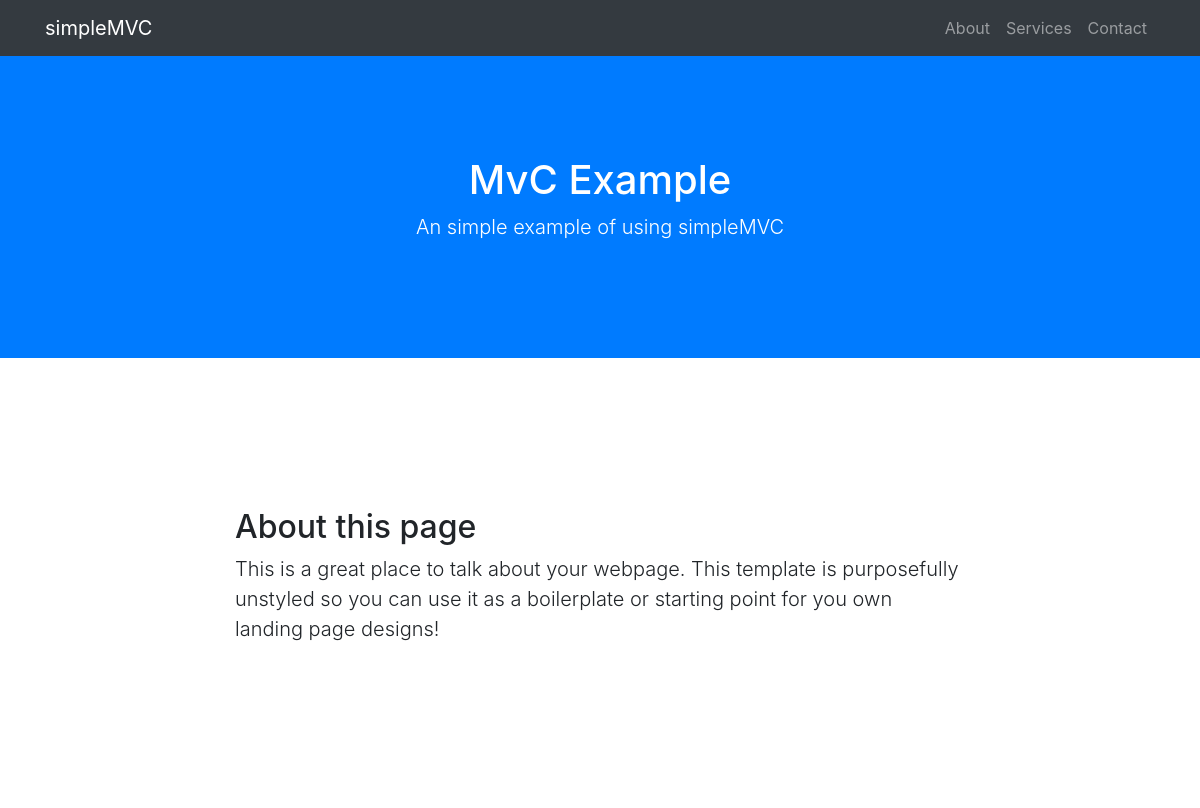
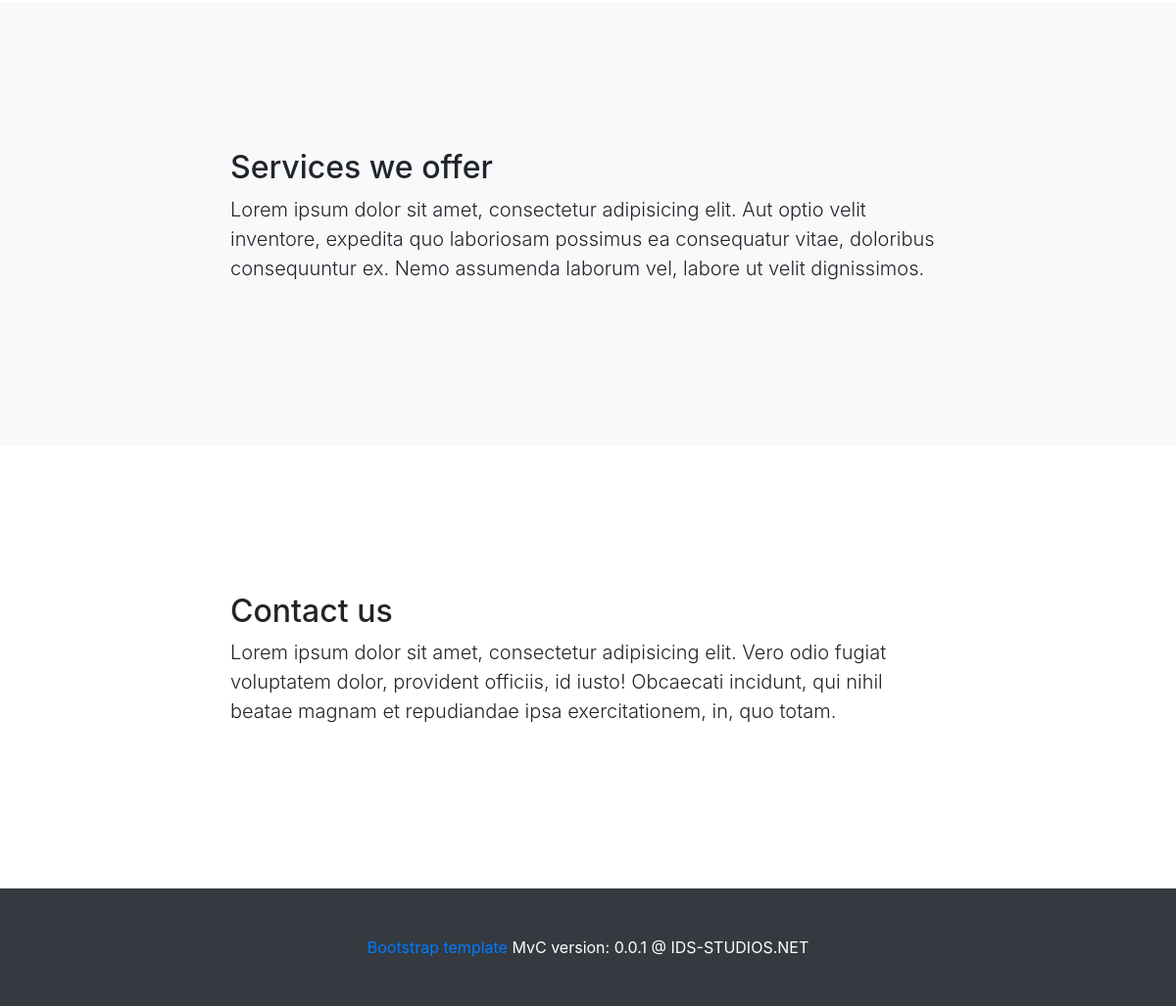
The page / on the database its author committed (2 pictures, top to bottom).
### tables this page shows
CREATE TABLE IF NOT EXISTS `sections` (
  `id` int(11) NOT NULL AUTO_INCREMENT,
  `section_name` varchar(255) NOT NULL DEFAULT '0',
  `section_title` varchar(255) NOT NULL DEFAULT '0',
  `section_text` text NOT NULL DEFAULT '0',
  PRIMARY KEY (`id`)
);

### app/controllers/Pages.php (called while the page is built, shortened)
<?php
class Pages extends Controller {
  public function __construct(){
    $this->pageModel = $this->setModel('Page');
  }
 public function default(){
   $data = [
    'title' => SITENAME,
    'indexInfo' => $this->pageModel->getIndex()
     ];
    $this->setView('pages/index',$data);
   }
}
 ?>

### app/libs/Core.lib.php (called while the page is built, shortened)
<?php
class Core{
   protected $method = 'default';
   public function __construct(){
   $req = $this->getReq();
    $this->controller = new $this->controller;
    $this->params = $req ? array_values($req): [];
    call_user_func_array([$this->controller,$this->method],$this->params);
 }
}
 ?>

### public/index.php (called while the page is built, shortened)
<?php
$core = new Core();
 ?>

### app/libs/Database.lib.php (called while the page is built, shortened)
<?php
class Database {
  private $dbhand;
  private $stmt;
  public function __construct() {
    $dsn = 'mysql:host='.DBHOST .';dbname='.DBNAME;
    $options = array(
      PDO::ATTR_PERSISTENT =>true,
      PDO::ATTR_ERRMODE =>PDO::ERRMODE_EXCEPTION,
      PDO::ATTR_PERSISTENT =>true
     );
     try {
       $this->dbhand = new PDO($dsn,DBUSER,DBPASS,$options);
     } catch (PDOException $e) {
       $this->error = $e->getMessage();
       echo 'Error in PDO database: <b> '.$this->error.'</b>';
     }
  }
  public function DBQuery($sql) {
   $this->stmt = $this->dbhand->prepare($sql);
  }
 public function DBExecute() {
   return $this->stmt->execute();
  }
  public function DBResultSet(){
     $this->DBExecute();
     return $this->stmt->fetchAll(PDO::FETCH_OBJ);
  }
}
 ?>

### app/models/Page.php (called while the page is built)
<?php
class Page  {
  private $dbhand;
  public function __construct(){
   $this->dbhand = new Database;
  }
  public function getIndex(){
      $sql = "SELECT * FROM sections ORDER BY id ASC";
      $this->dbhand->DBQuery($sql);
      $this->dbhand->DBExecute();
      return $this->dbhand->DBResultSet();
  }
}
 ?>

### app/views/pages/index.php (the view)
<?php require APPROOT.'/views/includes/header.php'; ?>
<?php require APPROOT.'/views/includes/nav.php'; ?>
<header class="bg-primary text-white">
    <div class="container text-center">
      <h1><?php echo SITENAME; ?></h1>
      <p class="lead">An simple example of using simpleMVC</p>
    </div>
  </header>
  <section id="about">
    <div class="container">
      <div class="row">
        <div class="col-lg-8 mx-auto">
          <h2><?php echo $data['indexInfo'][0]->section_title; ?></h2>
          <p class="lead"><?php echo $data['indexInfo'][0]->section_text; ?></p>
         </div>
      </div>
    </div>
  </section>
  <section id="services" class="bg-light">
    <div class="container">
      <div class="row">
        <div class="col-lg-8 mx-auto">
          <h2><?php echo $data['indexInfo'][1]->section_title; ?></h2>
          <p class="lead"><?php echo $data['indexInfo'][1]->section_text; ?></p>
        </div>
      </div>
    </div>
  </section>
  <section id="contact">
    <div class="container">
      <div class="row">
        <div class="col-lg-8 mx-auto">
          <h2><?php echo $data['indexInfo'][2]->section_title; ?></h2>
          <p class="lead"><?php echo $data['indexInfo'][2]->section_text; ?></p>
        </div>
      </div>
    </div>
  </section>
<?php require APPROOT.'/views/includes/footer.php'; ?>

### app/libs/Controller.lib.php (shortened to what this page needs)
<?php
class Controller {
  public function setModel($model){
    if(file_exists('../app/models/'.$model.'.php')){
      return new $model;
    } else {
      die("Model: ".$model." does not exist !");
    }
  }
  public function setView($view,$data = []){
    if(file_exists('../app/views/'.$view.'.php')){
      require_once '../app/views/'.$view.'.php';
    } else {
      die("View: ".$view ." does not exist !");
    }
  }
}
 ?>

### app/views/includes/header.php (shortened to what this page needs)
<!DOCTYPE html>
<html lang="en">
<head>
  <link href="<?php echo URLROOT; ?>/vendor/bootstrap/css/bootstrap.min.css" rel="stylesheet">
  <link href="<?php echo URLROOT; ?>/css/scrolling-nav.css" rel="stylesheet">
</head>
<body id="page-top">

### app/views/includes/nav.php (shortened to what this page needs)
<nav class="navbar navbar-expand-lg navbar-dark bg-dark fixed-top" id="mainNav">
   <div class="container">
     <a class="navbar-brand js-scroll-trigger" href="#page-top">simpleMVC</a>
     <div class="collapse navbar-collapse" id="navbarResponsive">
       <ul class="navbar-nav ml-auto">
         <li class="nav-item">
           <a class="nav-link js-scroll-trigger" href="#about">About</a>
         </li>
         <li class="nav-item">
           <a class="nav-link js-scroll-trigger" href="#services">Services</a>
         </li>
         <li class="nav-item">
           <a class="nav-link js-scroll-trigger" href="#contact">Contact</a>
         </li>
       </ul>
     </div>
   </div>
 </nav>

### app/views/includes/footer.php (shortened to what this page needs)
<footer class="py-5 bg-dark">
  <div class="container">
    <p class="m-0 text-center text-white"><a href="https://startbootstrap.com/template/scrolling-nav" target="_blank">Bootstrap template</a> MvC version: <?php echo APPVERSION; ?> @ <?php echo AUTHOR; ?></p>
  </div>
</footer>
</body>
</html>

### public/css/scrolling-nav.css (style rules this page uses)
header { padding: 156px 0 100px; }
section { padding: 150px 0; }

### rows shown on the page
sections: section_title "About this page", section_text "This is a great place to talk about your webpage. This template is purposefully unstyled so you can use it as a boilerplate or starting point for you own landing page designs!"
sections: section_title "Services we offer", section_text "Lorem ipsum dolor sit amet, consectetur adipisicing elit. Aut optio velit inventore, expedita quo laboriosam possimus ea consequatur vitae, doloribus consequuntur ex. Nemo assumenda laborum vel, labore ut velit dignissimos."
sections: section_title "Contact us", section_text "Lorem ipsum dolor sit amet, consectetur adipisicing elit. Vero odio fugiat voluptatem dolor, provident officiis, id iusto! Obcaecati incidunt, qui nihil beatae magnam et repudiandae ipsa exercitationem, in, quo totam."

### other values the page prints
SITENAME "MvC Example"
APPVERSION "0.0.1"
AUTHOR "IDS-STUDIOS.NET"
